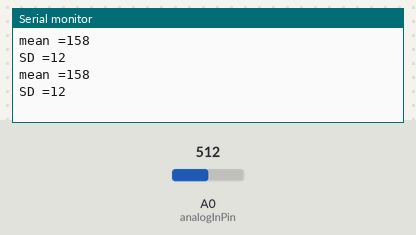
The sketch below on a simulated Arduino Uno, built with avr-gcc and run on an emulated ATmega328P. Parts: the last lines printed to the serial monitor. The inputs (shaded band) are chosen by the test bench; at power-on: A0 (analogInPin) = 512.

Above: at 1.2 s.
1.3 s: A0 (analogInPin) set to 336
At 1.99 s:
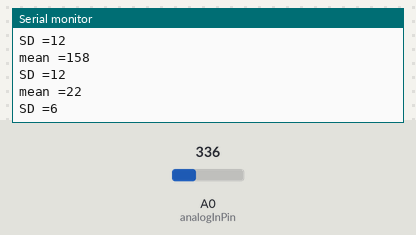
2.8 s: A0 (analogInPin) set to 308
At 2.85 s:
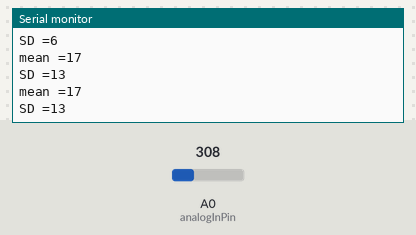
Timing chart, 0 to 5.8 s (numbered marks = the images above; inputs shaded):
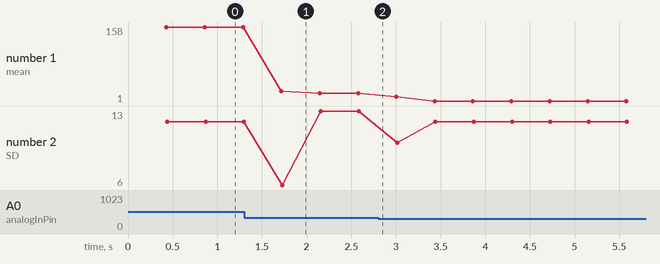

The sketch:

Arduino-sensor-data.ino
```cpp
/*
This program reads sensor values (given by read_sensor_data) and sends them to the PC
 */


const int analogInPin = A0;
const int rolling_average_number = 200; //number of iterations for the rolling average

void setup() {
  // initialize serial communications at 9600 bps:
  Serial.begin(9600);
}

void loop() {
  int average = 0;
  int square_average = 0;
  for (int i=1;i <= rolling_average_number;i++){
    delay(2); // wait 2 milliseconds to let the ADC settle
    int sensor_value = read_sensor_data();
    average = (average * i + sensor_value)/(i+1); //run rolling average
    square_average = (square_average * i + (sensor_value*sensor_value))/(i+1); //run rolling average on the square of sensor value
  }
//calculte standard deviation
  int variance = abs(square_average - average^2); // E[x^2] - E[x]^2
  int standard_deviation = sqrt(variance);

// print the results to the serial monitor:
  Serial.print("\nmean =");
  Serial.print(average);
  Serial.print("\nSD =");
  Serial.print(standard_deviation);

}

int read_sensor_data(){
  return analogRead(analogInPin);
  }
```

Measured:
- after the input at 1.3 s, the serial monitor: prints a new line after 0.42 s (image 1)
- plotted number 1: 158 → 17 after the input at 1.3 s, 17 → 1 after the input at 2.8 s
- plotted number 2: 12 → 13 after the input at 1.3 s
